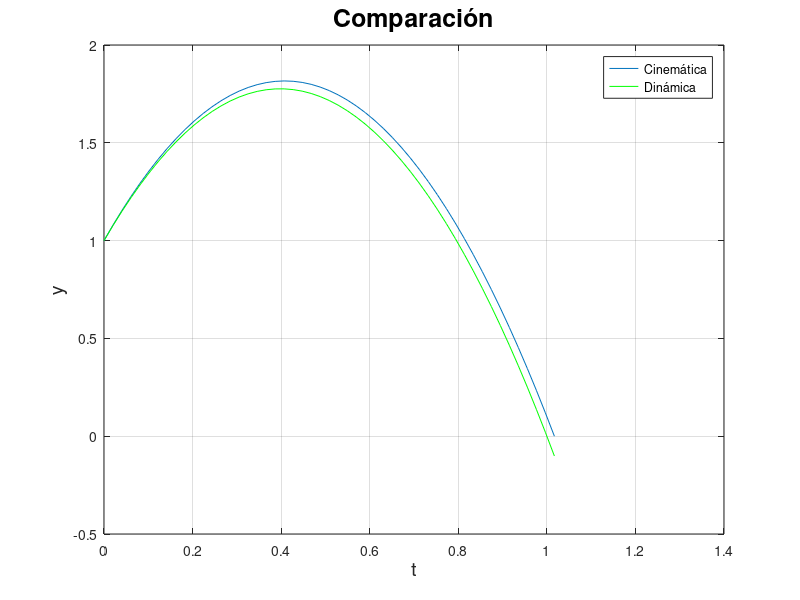

Source code (MATLAB):
% Autor:         G. Salomone
% Tema:          Comparación entre método simbólico y método numérico 
% Fecha:         8/5/2020
% Comentarios:   -

clear;
clc;
% close all

m   =  1.0 ;     % [kg]
g   =  9.8 ;     % [m s^-2]
v0y =  4.0 ;     % [m s^-1]
y0  =  1.0 ;     % [m]

fy = @(t) -0.5*g*t.^2 + v0y*t + y0;

tvuelo = roots([-.5*g v0y y0]);
tvuelo = tvuelo(tvuelo > 0);

dt = tvuelo/50;
t = 0:dt:tvuelo;


%% Método simbólico para graficar la posición con respecto al tiempo

y_simb = fy(t);
% fighand = figure(1);
% set(fighand,'color','w');
% plot(t,y_simb)
% xlabel('t','FontSize',14)
% ylabel('y','FontSize',14)
% title('Posición con cinemática','FontSize',18)
% grid

%% Método numérico para graficar la posición con respecto al tiempo
% Requiere resolver la ecuación diferencial. Lo haremos utilizando un bucle
% La ecuación es: -m*g = m * ddy/ddt
% Simplificando: -g = ddy/ddt

y_num = zeros(1,length(t));
y_num(1) = y0;

veloc = zeros(1,length(t));
veloc(1) = v0y;              % Valor final de la etapa anterior

acel = zeros(1,length(t));
acel(1) = -g;



for cont = 1 : length(t)-1
  acel(cont+1) = -g;                                % -m*g = m*ay
  veloc(cont+1) = veloc(cont) + acel(cont+1)*dt;
  y_num(cont+1) = y_num(cont) + veloc(cont+1)*dt;
end


% fighand = figure(2);
% set(fighand,'color','w');
% plot(t,y_num,'o')
% xlabel('t','FontSize',14)
% ylabel('y','FontSize',14)
% title('Posición con dinámica','FontSize',18)
% grid


fighand = figure(3);
set(fighand,'color','w');
plot(t,y_simb,t,y_num,'g')
legend('Cinemática','Dinámica')
xlabel('t','FontSize',14)
ylabel('y','FontSize',14)
title('Comparación','FontSize',18)
grid
